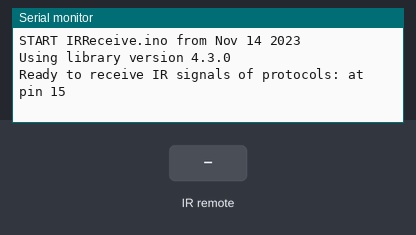
This sketch was run on a simulated ESP32. Shown: the last lines printed to the serial monitor. Inputs (shaded band) come from the test bench.

Above: at 1.2 s.
1.3 s: infrared code 0x10 received
At 1.7 s:
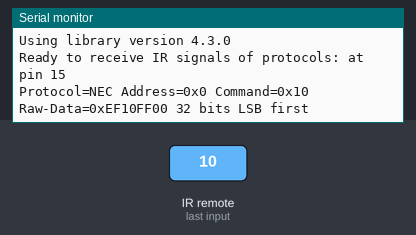
2.8 s: infrared code 0x11 received
At 4.0 s:
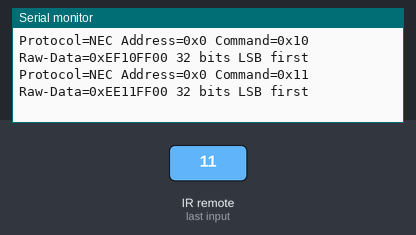

Measured:
- after the input at 1.3 s, the serial monitor: prints a new line at once (image 1)
- after the input at 2.8 s, the serial monitor: prints a new line at once (image 2)

The sketch:

IRReceive.ino
```cpp
#include <Arduino.h>

#define IR_RECEIVE_PIN 15  // D15
#define IR_SEND_PIN 4      // D4
#define TONE_PIN 27        // D27 25 & 26 are DAC0 and 1
#define APPLICATION_PIN 16 // RX2 pin

#define SEND_PWM_BY_TIMER // We do not have pin restrictions for this CPU's, so lets use the hardware PWM for send carrier signal generation

#if !defined(FLASHEND)
#define FLASHEND 0xFFFF // Dummy value for platforms where FLASHEND is not defined
#endif
/*
 * Helper macro for getting a macro definition as string
 */
#if !defined(STR_HELPER)
#define STR_HELPER(x) #x
#define STR(x) STR_HELPER(x)
#endif

#define DECODE_NEC // Includes Apple and Onkyo

#include <IRremote.hpp>

void setup()
{
    Serial.begin(115200);
    // Just to know which program is running on my Arduino
    Serial.println(F("START " __FILE__ " from " __DATE__ "\r\nUsing library version " VERSION_IRREMOTE));

    // Start the receiver and if not 3. parameter specified, take LED_BUILTIN pin from the internal boards definition as default feedback LED
    IrReceiver.begin(IR_RECEIVE_PIN, ENABLE_LED_FEEDBACK);

    Serial.print(F("Ready to receive IR signals of protocols: "));
    printActiveIRProtocols(&Serial);
    Serial.println(F("at pin " STR(IR_RECEIVE_PIN)));
}

void dump(decode_results *results)
{
    int count = results->rawlen;
    Serial.print("Raw (");
    Serial.print(count, DEC);
    Serial.print("): ");

    for (int i = 0; i < count; i++)
    {
        if ((i % 2) == 1)
        {
            Serial.print(results->rawbuf[i] * USECPERTICK, DEC);
        }
        else
        {
            Serial.print(-(int)results->rawbuf[i] * USECPERTICK, DEC);
        }
        Serial.print(" ");
    }
    Serial.println("");
}

void loop()
{
    /*
     * Check if received data is available and if yes, try to decode it.
     * Decoded result is in the IrReceiver.decodedIRData structure.
     *
     * E.g. command is in IrReceiver.decodedIRData.command
     * address is in command is in IrReceiver.decodedIRData.address
     * and up to 32 bit raw data in IrReceiver.decodedIRData.decodedRawData
     */
    if (IrReceiver.decode())
    {

        // Print a short summary of received data
        IrReceiver.printIRResultShort(&Serial);
        IrReceiver.printIRSendUsage(&Serial);
        if (IrReceiver.decodedIRData.protocol == UNKNOWN)
        {
            Serial.println(F("Received noise or an unknown (or not yet enabled) protocol"));
            // We have an unknown protocol here, print more info
            IrReceiver.printIRResultRawFormatted(&Serial, true);
        }
        Serial.println();

        /*
         * !!!Important!!! Enable receiving of the next value,
         * since receiving has stopped after the end of the current received data packet.
         */
        IrReceiver.resume(); // Enable receiving of the next value

        /*
         * Finally, check the received data and perform actions according to the received command
         */
        if (IrReceiver.decodedIRData.command == 0x10)
        {
            // do something
        }
        else if (IrReceiver.decodedIRData.command == 0x11)
        {
            // do something else
        }
    }
}
```
